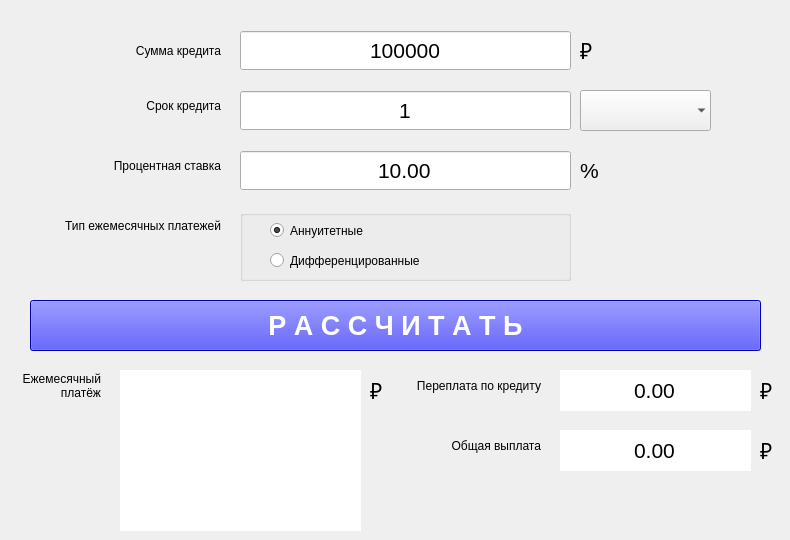
    <widget class="QWidget" name="tab">
     <attribute name="title">
      <string>Credit</string>
     </attribute>
     <widget class="QComboBox" name="comboBox">
      <property name="geometry">
       <rect>
        <x>580</x>
        <y>90</y>
        <width>131</width>
        <height>41</height>
       </rect>
      </property>
      <property name="sizePolicy">
       <sizepolicy hsizetype="Preferred" vsizetype="MinimumExpanding">
        <horstretch>0</horstretch>
        <verstretch>100</verstretch>
       </sizepolicy>
      </property>
      <property name="baseSize">
       <size>
        <width>0</width>
        <height>100</height>
       </size>
      </property>
      <property name="font">
       <font>
        <pointsize>16</pointsize>
        <strikeout>false</strikeout>
        <stylestrategy>PreferDefault</stylestrategy>
        <kerning>false</kerning>
       </font>
      </property>
      <property name="styleSheet">
       <string notr="true">height: 100</string>
      </property>
      <property name="currentText">
       <string/>
      </property>
      <property name="currentIndex">
       <number>-1</number>
      </property>
      <property name="maxVisibleItems">
       <number>2</number>
      </property>
      <property name="insertPolicy">
       <enum>QComboBox::InsertAtTop</enum>
      </property>
      <property name="sizeAdjustPolicy">
       <enum>QComboBox::AdjustToContentsOnFirstShow</enum>
      </property>
      <property name="minimumContentsLength">
       <number>2</number>
      </property>
      <property name="placeholderText">
       <string/>
      </property>
      <property name="frame">
       <bool>false</bool>
      </property>
      <property name="modelColumn">
       <number>0</number>
      </property>
     </widget>
     <widget class="QGroupBox" name="groupBox_2">
      <property name="enabled">
       <bool>true</bool>
      </property>
      <property name="geometry">
       <rect>
        <x>240</x>
        <y>210</y>
        <width>331</width>
        <height>71</height>
       </rect>
      </property>
      <property name="maximumSize">
       <size>
        <width>331</width>
        <height>71</height>
       </size>
      </property>
      <property name="title">
       <string/>
      </property>
      <widget class="QRadioButton" name="radioButton_annuitet">
       <property name="geometry">
        <rect>
         <x>30</x>
         <y>10</y>
         <width>271</width>
         <height>21</height>
        </rect>
       </property>
       <property name="text">
        <string>Аннуитетные</string>
       </property>
       <property name="checked">
        <bool>true</bool>
       </property>
      </widget>
      <widget class="QRadioButton" name="radioButton_2">
       <property name="geometry">
        <rect>
         <x>30</x>
         <y>40</y>
         <width>271</width>
         <height>21</height>
        </rect>
       </property>
       <property name="text">
        <string>Дифференцированные</string>
       </property>
      </widget>
     </widget>
     <widget class="QLabel" name="label_3">
      <property name="geometry">
       <rect>
        <x>70</x>
        <y>35</y>
        <width>151</width>
        <height>31</height>
       </rect>
      </property>
      <property name="text">
       <string>Сумма кредита</string>
      </property>
      <property name="alignment">
       <set>Qt::AlignRight|Qt::AlignTrailing|Qt::AlignVCenter</set>
      </property>
     </widget>
     <widget class="QLabel" name="label_4">
      <property name="geometry">
       <rect>
        <x>70</x>
        <y>90</y>
        <width>151</width>
        <height>31</height>
       </rect>
      </property>
      <property name="text">
       <string>Срок кредита</string>
      </property>
      <property name="alignment">
       <set>Qt::AlignRight|Qt::AlignTrailing|Qt::AlignVCenter</set>
      </property>
     </widget>
     <widget class="QLabel" name="label_9">
      <property name="geometry">
       <rect>
        <x>70</x>
        <y>150</y>
        <width>151</width>
        <height>31</height>
       </rect>
      </property>
      <property name="text">
       <string>Процентная ставка</string>
      </property>
      <property name="alignment">
       <set>Qt::AlignRight|Qt::AlignTrailing|Qt::AlignVCenter</set>
      </property>
     </widget>
     <widget class="QLabel" name="label_10">
      <property name="geometry">
       <rect>
        <x>580</x>
        <y>150</y>
        <width>21</width>
        <height>41</height>
       </rect>
      </property>
      <property name="font">
       <font>
        <pointsize>16</pointsize>
        <strikeout>false</strikeout>
        <stylestrategy>PreferDefault</stylestrategy>
        <kerning>false</kerning>
       </font>
      </property>
      <property name="text">
       <string>%</string>
      </property>
      <property name="alignment">
       <set>Qt::AlignLeading|Qt::AlignLeft|Qt::AlignVCenter</set>
      </property>
     </widget>
     <widget class="QLabel" name="label_11">
      <property name="geometry">
       <rect>
        <x>580</x>
        <y>30</y>
        <width>21</width>
        <height>41</height>
       </rect>
      </property>
      <property name="font">
       <font>
        <pointsize>16</pointsize>
        <strikeout>false</strikeout>
        <stylestrategy>PreferDefault</stylestrategy>
        <kerning>false</kerning>
       </font>
      </property>
      <property name="text">
       <string>₽</string>
      </property>
      <property name="alignment">
       <set>Qt::AlignLeading|Qt::AlignLeft|Qt::AlignVCenter</set>
      </property>
     </widget>
     <widget class="QLabel" name="label_12">
      <property name="geometry">
       <rect>
        <x>30</x>
        <y>210</y>
        <width>191</width>
        <height>31</height>
       </rect>
      </property>
      <property name="text">
       <string>Тип ежемесячных платежей</string>
      </property>
      <property name="alignment">
       <set>Qt::AlignRight|Qt::AlignTrailing|Qt::AlignVCenter</set>
      </property>
     </widget>
     <widget class="QLabel" name="label_13">
      <property name="geometry">
       <rect>
        <x>10</x>
        <y>370</y>
        <width>91</width>
        <height>31</height>
       </rect>
      </property>
      <property name="text">
       <string>Ежемесячный 
платёж</string>
      </property>
      <property name="alignment">
       <set>Qt::AlignRight|Qt::AlignTrailing|Qt::AlignVCenter</set>
      </property>
     </widget>
     <widget class="QLabel" name="label_14">
      <property name="geometry">
       <rect>
        <x>350</x>
        <y>370</y>
        <width>191</width>
        <height>31</height>
       </rect>
      </property>
      <property name="text">
       <string>Переплата по кредиту</string>
      </property>
      <property name="alignment">
       <set>Qt::AlignRight|Qt::AlignTrailing|Qt::AlignVCenter</set>
      </property>
     </widget>
     <widget class="QLabel" name="label_15">
      <property name="geometry">
       <rect>
        <x>350</x>
        <y>430</y>
        <width>191</width>
        <height>31</height>
       </rect>
      </property>
      <property name="text">
       <string>Общая выплата</string>
      </property>
      <property name="alignment">
       <set>Qt::AlignRight|Qt::AlignTrailing|Qt::AlignVCenter</set>
      </property>
     </widget>
     <widget class="QLabel" name="label_16">
      <property name="geometry">
       <rect>
        <x>370</x>
        <y>370</y>
        <width>21</width>
        <height>41</height>
       </rect>
      </property>
      <property name="font">
       <font>
        <pointsize>16</pointsize>
        <strikeout>false</strikeout>
        <stylestrategy>PreferDefault</stylestrategy>
        <kerning>false</kerning>
       </font>
      </property>
      <property name="text">
       <string>₽</string>
      </property>
      <property name="alignment">
       <set>Qt::AlignLeading|Qt::AlignLeft|Qt::AlignVCenter</set>
      </property>
     </widget>
     <widget class="QLabel" name="label_17">
      <property name="geometry">
       <rect>
        <x>760</x>
        <y>370</y>
        <width>21</width>
        <height>41</height>
       </rect>
      </property>
      <property name="font">
       <font>
        <pointsize>16</pointsize>
        <strikeout>false</strikeout>
        <stylestrategy>PreferDefault</stylestrategy>
        <kerning>false</kerning>
       </font>
      </property>
      <property name="text">
       <string>₽</string>
      </property>
      <property name="alignment">
       <set>Qt::AlignLeading|Qt::AlignLeft|Qt::AlignVCenter</set>
      </property>
     </widget>
     <widget class="QLabel" name="label_18">
      <property name="geometry">
       <rect>
        <x>760</x>
        <y>430</y>
        <width>21</width>
        <height>41</height>
       </rect>
      </property>
      <property name="font">
       <font>
        <pointsize>16</pointsize>
        <strikeout>false</strikeout>
        <stylestrategy>PreferDefault</stylestrategy>
        <kerning>false</kerning>
       </font>
      </property>
      <property name="text">
       <string>₽</string>
      </property>
      <property name="alignment">
       <set>Qt::AlignLeading|Qt::AlignLeft|Qt::AlignVCenter</set>
      </property>
     </widget>
     <widget class="QPushButton" name="pushButtonCredit">
      <property name="geometry">
       <rect>
        <x>30</x>
        <y>300</y>
        <width>731</width>
        <height>51</height>
       </rect>
      </property>
      <property name="font">
       <font>
        <pointsize>20</pointsize>
        <weight>75</weight>
        <bold>true</bold>
        <strikeout>false</strikeout>
        <stylestrategy>PreferDefault</stylestrategy>
        <kerning>false</kerning>
       </font>
      </property>
      <property name="styleSheet">
       <string notr="true">background-color: blue;
color: white;</string>
      </property>
      <property name="text">
       <string>Р А С С Ч И Т А Т Ь</string>
      </property>
     </widget>
     <widget class="QDoubleSpinBox" name="doubleSpinBox_sum">
      <property name="geometry">
       <rect>
        <x>240</x>
        <y>30</y>
        <width>331</width>
        <height>41</height>
       </rect>
      </property>
      <property name="font">
       <font>
        <pointsize>16</pointsize>
        <strikeout>false</strikeout>
        <stylestrategy>PreferDefault</stylestrategy>
        <kerning>false</kerning>
       </font>
      </property>
      <property name="alignment">
       <set>Qt::AlignCenter</set>
      </property>
      <property name="buttonSymbols">
       <enum>QAbstractSpinBox::NoButtons</enum>
      </property>
      <property name="specialValueText">
       <string/>
      </property>
      <property name="decimals">
       <number>0</number>
      </property>
      <property name="minimum">
       <double>0.000000000000000</double>
      </property>
      <property name="maximum">
       <double>1000000000000.000000000000000</double>
      </property>
      <property name="singleStep">
       <double>10000.000000000000000</double>
      </property>
      <property name="value">
       <double>100000.000000000000000</double>
      </property>
     </widget>
     <widget class="QDoubleSpinBox" name="doubleSpinBox_percent">
      <property name="geometry">
       <rect>
        <x>240</x>
        <y>150</y>
        <width>331</width>
        <height>41</height>
       </rect>
      </property>
      <property name="font">
       <font>
        <pointsize>16</pointsize>
        <strikeout>false</strikeout>
        <stylestrategy>PreferDefault</stylestrategy>
        <kerning>false</kerning>
       </font>
      </property>
      <property name="alignment">
       <set>Qt::AlignCenter</set>
      </property>
      <property name="buttonSymbols">
       <enum>QAbstractSpinBox::NoButtons</enum>
      </property>
      <property name="specialValueText">
       <string/>
      </property>
      <property name="decimals">
       <number>2</number>
      </property>
      <property name="minimum">
       <double>0.010000000000000</double>
      </property>
      <property name="maximum">
       <double>999.000000000000000</double>
      </property>
      <property name="singleStep">
       <double>1000.000000000000000</double>
      </property>
      <property name="value">
       <double>10.000000000000000</double>
      </property>
     </widget>
     <widget class="QSpinBox" name="spinBox_period">
      <property name="geometry">
       <rect>
        <x>240</x>
        <y>90</y>
        <width>331</width>
        <height>41</height>
       </rect>
      </property>
      <property name="font">
       <font>
        <pointsize>16</pointsize>
        <strikeout>false</strikeout>
        <stylestrategy>PreferDefault</stylestrategy>
        <kerning>false</kerning>
       </font>
      </property>
      <property name="alignment">
       <set>Qt::AlignCenter</set>
      </property>
      <property name="buttonSymbols">
       <enum>QAbstractSpinBox::NoButtons</enum>
      </property>
      <property name="minimum">
       <number>1</number>
      </property>
      <property name="maximum">
       <number>50</number>
      </property>
     </widget>
     <widget class="QDoubleSpinBox" name="doubleSpinBox_overpayment">
      <property name="geometry">
       <rect>
        <x>560</x>
        <y>370</y>
        <width>191</width>
        <height>41</height>
       </rect>
      </property>
      <property name="font">
       <font>
        <pointsize>16</pointsize>
        <strikeout>false</strikeout>
        <stylestrategy>PreferDefault</stylestrategy>
        <kerning>false</kerning>
       </font>
      </property>
      <property name="frame">
       <bool>false</bool>
      </property>
      <property name="alignment">
       <set>Qt::AlignCenter</set>
      </property>
      <property name="readOnly">
       <bool>true</bool>
      </property>
      <property name="buttonSymbols">
       <enum>QAbstractSpinBox::NoButtons</enum>
      </property>
      <property name="specialValueText">
       <string/>
      </property>
      <property name="decimals">
       <number>2</number>
      </property>
      <property name="minimum">
       <double>0.000000000000000</double>
      </property>
      <property name="maximum">
       <double>1000000000000.000000000000000</double>
      </property>
      <property name="singleStep">
       <double>1000.000000000000000</double>
      </property>
      <property name="value">
       <double>0.000000000000000</double>
      </property>
     </widget>
     <widget class="QDoubleSpinBox" name="doubleSpinBox_payout">
      <property name="geometry">
       <rect>
        <x>560</x>
        <y>430</y>
        <width>191</width>
        <height>41</height>
       </rect>
      </property>
      <property name="font">
       <font>
        <pointsize>16</pointsize>
        <strikeout>false</strikeout>
        <stylestrategy>PreferDefault</stylestrategy>
        <kerning>false</kerning>
       </font>
      </property>
      <property name="frame">
       <bool>false</bool>
      </property>
      <property name="alignment">
       <set>Qt::AlignCenter</set>
      </property>
      <property name="readOnly">
       <bool>true</bool>
      </property>
      <property name="buttonSymbols">
       <enum>QAbstractSpinBox::NoButtons</enum>
      </property>
      <property name="specialValueText">
       <string/>
      </property>
      <property name="decimals">
       <number>2</number>
      </property>
      <property name="minimum">
       <double>0.000000000000000</double>
      </property>
      <property name="maximum">
       <double>1000000000000.000000000000000</double>
      </property>
      <property name="singleStep">
       <double>1000.000000000000000</double>
      </property>
      <property name="value">
       <double>0.000000000000000</double>
      </property>
     </widget>
     <widget class="QPlainTextEdit" name="plainTextEdit">
      <property name="geometry">
       <rect>
        <x>120</x>
        <y>370</y>
        <width>241</width>
        <height>161</height>
       </rect>
      </property>
      <property name="font">
       <font>
        <pointsize>16</pointsize>
        <strikeout>false</strikeout>
        <stylestrategy>PreferDefault</stylestrategy>
        <kerning>false</kerning>
       </font>
      </property>
      <property name="frameShape">
       <enum>QFrame::NoFrame</enum>
      </property>
      <property name="readOnly">
       <bool>true</bool>
      </property>
     </widget>
    </widget>
